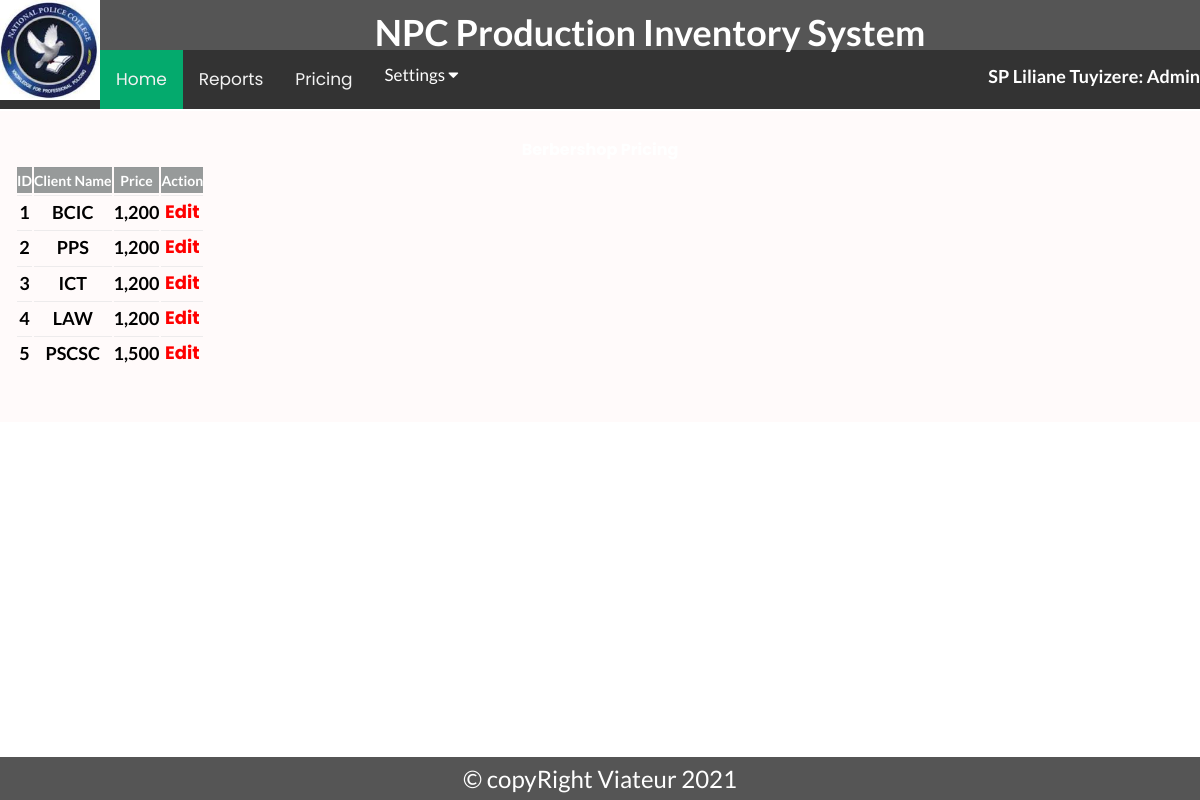
Page /Admin/Berbershop/pricing.php (signed in) on the committed database.
### tables this page shows
CREATE TABLE IF NOT EXISTS `clients` (
  `client_name` varchar(65) NOT NULL,
  `clients_number` int NOT NULL,
  `price` decimal(15,0) NOT NULL,
  PRIMARY KEY (`client_name`)
);

### Admin/Berbershop/pricing.php (the view, shortened to what this page needs)
<?php
  include("menu.php");
?>
<div class="contents">
<div>
            <div class="main-content-inner">
                <br>
                <h4 class="heading">Berbershop Pricing</h4>
                <div>
                                <div class="single-table">
                                    <div class="table-responsive">
                                        <table class="table text-dark text-center" id="styled-table">
                                            <thead class="text-uppercase">
                                                <tr class="table-active">
                                                  <th scope="col">ID</th>
                                                    <th scope="col">Client Name</th>
                                                    <th scope="col">Price</th>
                                                     <th scope="col">Action</th>
                                                </tr>
                                            </thead>
                                            <tbody>
      <?php
               include('../../config.php');
               $sql = "SELECT * FROM clients";
               $result = $db->query($sql);
          $count=0;
               if ($result -> num_rows >  0) {
                 while ($row = $result->fetch_assoc())
         {
            $count=$count+1;
                   ?>
                   <tr class="database-data">
                  <th><font color="black" size="4"><?php echo $count ?><font></th>
                      <th><font color="black" size="4"><?php echo $row["client_name"] ?></font></th>
                      <th><font color="black" size="4"><?php echo number_format($row["price"])  ?></font></th>
            <th><a href="edit.php?id=<?php echo $row["client_name"] ?>"><font color="red" size="4"> Edit</font></a> </th>
                    </tr>
            <?php
                 }
               }
               else{
                ?>
                <tr class="database-data" style='font-size:24px;font-weight: bold;color: red;'> <th colspan="6">No Record Found!!!</th></tr>
                <?php
}
            ?>
                                            </tbody>
                                        </table>
                                    </div>
                                </div>
</body>
</html>

### css/css/style3.css (style rules this page uses)
body { margin: 0; padding: 0; font-family: sans-serif; background-attachment: fixed; background-position: center; }
body { font-size: 13px; line-height: 1.8; color: #222; background: #f8f8f8; font-weight: 400; font-family: Poppins; }
.signin-form, { width: 50%; overflow: hidden; }
.contents { margin-top: 2px; width: 100%; height: auto; text-align: center; }
.table-active { background-color: #979A9A; text-align: center; color: #fff; border-left: 1px solid #fff; border-right: 1px solid #fff; }
.main-content-inner { background-color: #fffafa; }
.heading { font-size: 16px; color: #fff; }
.database-data { border: 1px solid #fff; }

### assets/css/styles.css (style rules this page uses)
.main-content-inner { padding: 0 30px 50px; }
.single-table .table { margin-bottom: 0; }
table tr th { border-bottom: none; }
table tr th, table tr td { border-top: 1px solid rgba(120, 130, 140, 0.13) !important; }

### assets/css/responsive.css (style rules this page uses)
@media (min-width: 1200px) and (max-width: 1364px) { .main-content-inner { padding: 0 15px 50px; } }

### Admin/Berbershop/menu.php (style rules this page uses)
body { margin:0;font-family:Arial }

### rows in the picture
clients: client_name "BCIC", price "1,200"
clients: client_name "PPS", price "1,200"
clients: client_name "ICT", price "1,200"
clients: client_name "LAW", price "1,200"
clients: client_name "PSCSC", price "1,500"

### other values in the picture
$_SESSION['first_name'] "SP Liliane"
$_SESSION['last_name'] "Tuyizere"
$_SESSION['role'] "Admin"
